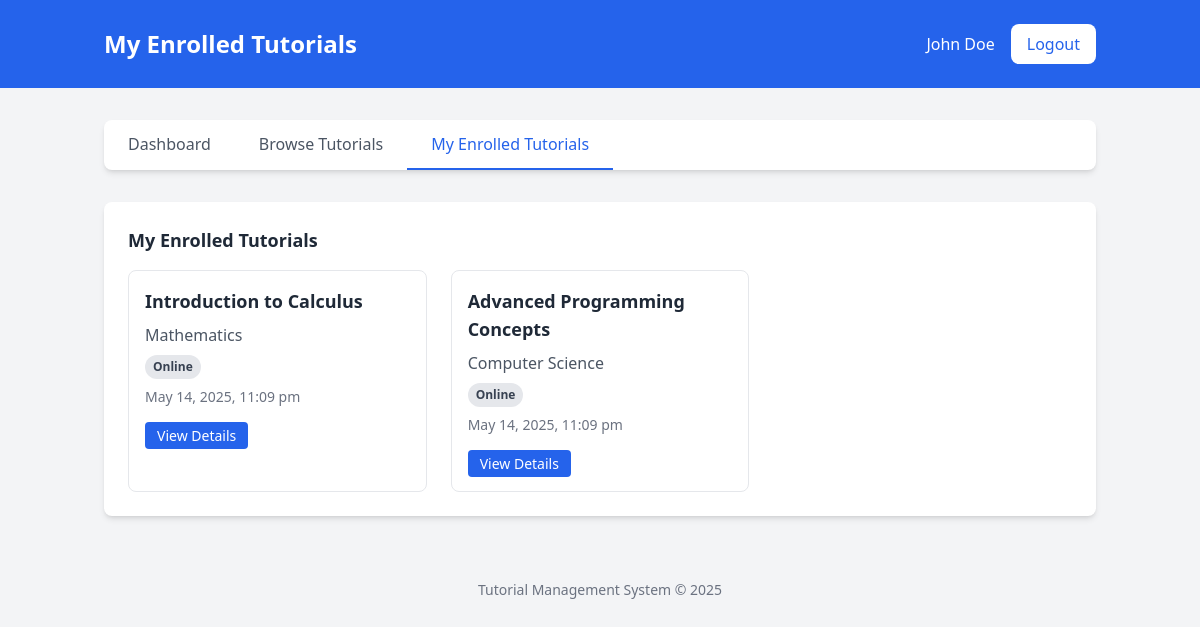
/student/enrolled.php (signed in), run on the app's committed database.
### tables this page shows
CREATE TABLE IF NOT EXISTS tutorials (
    id INT(11) NOT NULL AUTO_INCREMENT,
    title VARCHAR(255) NOT NULL,
    description TEXT NOT NULL,
    subject_id INT(11) NOT NULL,
    format ENUM('Online', 'In-Person') NOT NULL,
    location VARCHAR(255) DEFAULT NULL,
    file_url VARCHAR(255) DEFAULT NULL,
    upload_date DATETIME NOT NULL,
    PRIMARY KEY (id),
    FOREIGN KEY (subject_id) REFERENCES subjects(id)
);

CREATE TABLE IF NOT EXISTS subjects (
    id INT(11) NOT NULL AUTO_INCREMENT,
    name VARCHAR(100) NOT NULL UNIQUE,
    PRIMARY KEY (id)
);

### includes/functions.php (called while the page is built, shortened)
<?php
function formatDate($date) {
    return date("F j, Y, g:i a", strtotime($date));
}
?>

### student/enrolled.php (the view, shortened to what this page needs)
<?php
require_once('../includes/config.php');
require_once('../includes/functions.php');
$user_id = $_SESSION['user_id'];
$query = "SELECT t.*, s.name as subject_name FROM tutorials t
          JOIN subjects s ON t.subject_id = s.id
          JOIN enrollments e ON t.id = e.tutorial_id
          WHERE e.user_id = $user_id
          ORDER BY t.upload_date DESC";
$result = mysqli_query($conn, $query);
$enrolled_tutorials = [];
if ($result) {
    while ($row = mysqli_fetch_assoc($result)) {
        $enrolled_tutorials[] = $row;
    }
}
include_once('../includes/header.php');
?>
<div class="bg-blue-600">
    <div class="container mx-auto px-4 py-6">
        <div class="flex justify-between items-center">
            <h1 class="text-2xl font-bold text-white">My Enrolled Tutorials</h1>
            <div class="flex items-center space-x-4">
                <span class="text-white"><?php echo $_SESSION['name']; ?></span>
                <a href="logout.php" class="bg-white text-blue-600 px-4 py-2 rounded-lg font-medium hover:bg-gray-100 transition duration-300">Logout</a>
            </div>
        </div>
    </div>
</div>
<div class="container mx-auto px-4 py-8">
    <div class="bg-white rounded-lg shadow-md mb-8">
        <div class="flex flex-wrap">
            <a href="dashboard.php" class="px-6 py-3 text-gray-600 font-medium hover:text-blue-600 transition duration-300">Dashboard</a>
            <a href="tutorials.php" class="px-6 py-3 text-gray-600 font-medium hover:text-blue-600 transition duration-300">Browse Tutorials</a>
            <a href="enrolled.php" class="px-6 py-3 text-blue-600 font-medium border-b-2 border-blue-600">My Enrolled Tutorials</a>
        </div>
    </div>
    <div class="bg-white rounded-lg shadow-md p-6">
        <h2 class="text-lg font-semibold text-gray-800 mb-4">My Enrolled Tutorials</h2>
        <?php if (empty($enrolled_tutorials)): ?>
            <div class="text-center py-8">
                <p class="text-gray-600 mb-4">You haven't enrolled in any tutorials yet.</p>
                <a href="tutorials.php" class="bg-blue-600 hover:bg-blue-700 text-white font-medium py-2 px-4 rounded transition duration-300">
                    Browse Tutorials
                </a>
            </div>
        <?php else: ?>
            <div class="grid grid-cols-1 md:grid-cols-2 lg:grid-cols-3 gap-6">
                <?php foreach ($enrolled_tutorials as $tutorial): ?>
                    <div class="border rounded-lg overflow-hidden hover:shadow-lg transition duration-300">
                        <div class="p-4">
                            <h3 class="text-lg font-semibold text-gray-800 mb-2"><?php echo $tutorial['title']; ?></h3>
                            <p class="text-gray-600 mb-2"><?php echo $tutorial['subject_name']; ?></p>
                            <div class="flex items-center mb-2">
                                <span class="inline-block px-2 py-1 text-xs font-semibold bg-gray-200 text-gray-700 rounded-full">
                                    <?php echo $tutorial['format']; ?>
                                </span>
                            </div>
                            <p class="text-sm text-gray-500 mb-4"><?php echo formatDate($tutorial['upload_date']); ?></p>
                            <a href="view_tutorial.php?id=<?php echo $tutorial['id']; ?>" class="bg-blue-600 hover:bg-blue-700 text-white text-sm font-medium py-1 px-3 rounded transition duration-300">
                                View Details
                            </a>
                        </div>
                    </div>
                <?php endforeach; ?>
            </div>
        <?php endif; ?>
    </div>
</div>
<?php include_once('../includes/footer.php'); ?>

### data on the page
tutorials: title "Introduction to Calculus", subject.name "Mathematics", format "Online", upload_date "May 14, 2025, 11:09 pm"
tutorials: title "Advanced Programming Concepts", subject.name "Computer Science", format "Online", upload_date "May 14, 2025, 11:09 pm"

### other printed values
$_SESSION['name'] "John Doe"
